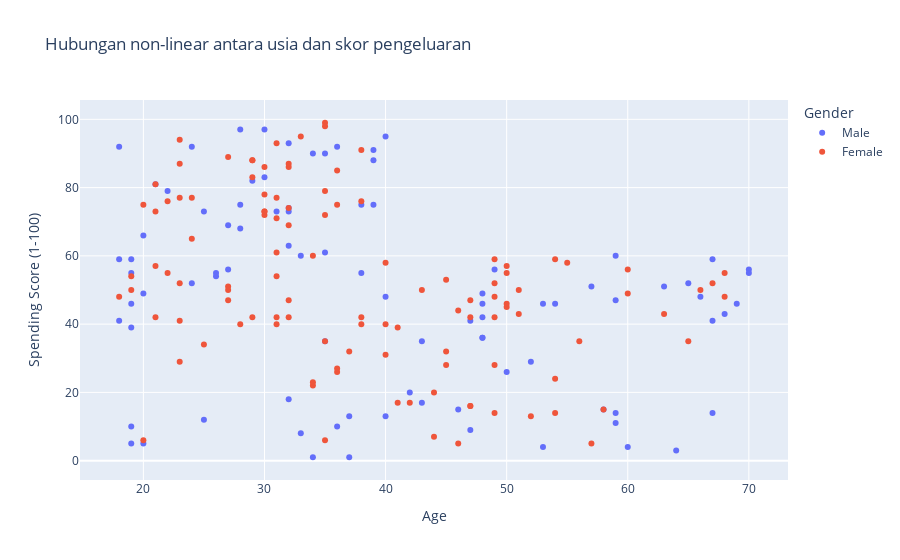

Notebook code for this chart:
### Code cell
px.scatter(customer_df, 
       x="Age", y="Spending Score (1-100)", 
       color="Gender",
       hover_name="Spending Score (1-100)",
       title="Hubungan non-linear antara usia dan skor pengeluaran")

### Figure 1 — Plotly figure (JSON) as saved in the notebook; plotly's stock layout.template omitted (floating-point values rounded to 4 significant figures)
{"data": [{"hovertemplate": "<b>%{hovertext}</b><br><br>Gender=Male<br>Age=%{x}<br>Spending Score (1-100)=%{y}<extra></extra>", "hovertext": [39, 81, 3, 14, 13, 79, 66, 29, 35, 73, 73, 82, 61, 4, 4, 92, 92, 36, 60, 60, 41, 46, 46, 56, 55, 51, 59, 59, 55, 47, 54, 48, 51, 55, 41, 46, 41, 49, 52, 42, 49, 59, 55, 56, 46, 43, 48, 52, 46, 56, 91, 35, 95, 11, 75, 9, 75, 5, 73, 10, 93, 12, 97, 36, 90, 17, 88, 1, 1, 5, 26, 20, 63, 13, 75, 10, 92, 15, 69, 14, 90, 15, 97, 68, 8, 74, 18, 83], "legendgroup": "Male", "marker": {"color": "#636efa", "symbol": "circle"}, "mode": "markers", "name": "Male", "orientation": "v", "showlegend": true, "type": "scatter", "x": [19, 21, 64, 67, 37, 22, 20, 52, 35, 25, 31, 29, 35, 60, 53, 18, 24, 48, 33, 59, 47, 69, 53, 70, 19, 63, 18, 19, 70, 59, 26, 40, 57, 38, 67, 48, 18, 48, 24, 48, 20, 67, 26, 49, 54, 68, 66, 65, 19, 27, 39, 43, 40, 59, 38, 47, 39, 20, 32, 19, 32, 25, 28, 48, 34, 43, 39, 37, 34, 19, 50, 42, 32, 40, 28, 36, 36, 58, 27, 59, 35, 46, 30, 28, 33, 32, 32, 30], "xaxis": "x", "y": [39, 81, 3, 14, 13, 79, 66, 29, 35, 73, 73, 82, 61, 4, 4, 92, 92, 36, 60, 60, 41, 46, 46, 56, 55, 51, 59, 59, 55, 47, 54, 48, 51, 55, 41, 46, 41, 49, 52, 42, 49, 59, 55, 56, 46, 43, 48, 52, 46, 56, 91, 35, 95, 11, 75, 9, 75, 5, 73, 10, 93, 12, 97, 36, 90, 17, 88, 1, 1, 5, 26, 20, 63, 13, 75, 10, 92, 15, 69, 14, 90, 15, 97, 68, 8, 74, 18, 83], "yaxis": "y"}, {"hovertemplate": "<b>%{hovertext}</b><br><br>Gender=Female<br>Age=%{x}<br>Spending Score (1-100)=%{y}<extra></extra>", "hovertext": [6, 77, 40, 76, 6, 94, 72, 99, 15, 77, 35, 98, 5, 14, 32, 31, 87, 73, 14, 81, 17, 73, 26, 75, 35, 61, 28, 65, 55, 47, 42, 42, 52, 54, 45, 50, 51, 52, 59, 50, 48, 47, 42, 49, 56, 53, 52, 42, 44, 57, 58, 55, 60, 46, 55, 40, 42, 47, 50, 41, 48, 42, 50, 54, 42, 48, 50, 43, 59, 43, 57, 40, 58, 29, 77, 34, 71, 88, 7, 72, 5, 40, 87, 74, 22, 20, 76, 16, 89, 78, 73, 35, 83, 93, 75, 95, 27, 13, 86, 32, 86, 88, 39, 24, 17, 85, 23, 69, 91, 16, 79, 28], "legendgroup": "Female", "marker": {"color": "#EF553B", "symbol": "circle"}, "mode": "markers", "name": "Female", "orientation": "v", "showlegend": true, "type": "scatter", "x": [20, 23, 31, 22, 35, 23, 30, 35, 58, 24, 35, 35, 46, 54, 45, 40, 23, 21, 49, 21, 42, 30, 36, 20, 65, 31, 49, 24, 50, 27, 29, 31, 49, 31, 50, 51, 27, 67, 54, 43, 68, 32, 47, 60, 60, 45, 23, 49, 46, 21, 55, 22, 34, 50, 68, 40, 32, 47, 27, 23, 49, 21, 66, 19, 38, 18, 19, 63, 49, 51, 50, 38, 40, 23, 31, 25, 31, 29, 44, 35, 57, 28, 32, 32, 34, 44, 38, 47, 27, 30, 30, 56, 29, 31, 36, 33, 36, 52, 30, 37, 32, 29, 41, 54, 41, 36, 34, 32, 38, 47, 35, 45], "xaxis": "x", "y": [6, 77, 40, 76, 6, 94, 72, 99, 15, 77, 35, 98, 5, 14, 32, 31, 87, 73, 14, 81, 17, 73, 26, 75, 35, 61, 28, 65, 55, 47, 42, 42, 52, 54, 45, 50, 51, 52, 59, 50, 48, 47, 42, 49, 56, 53, 52, 42, 44, 57, 58, 55, 60, 46, 55, 40, 42, 47, 50, 41, 48, 42, 50, 54, 42, 48, 50, 43, 59, 43, 57, 40, 58, 29, 77, 34, 71, 88, 7, 72, 5, 40, 87, 74, 22, 20, 76, 16, 89, 78, 73, 35, 83, 93, 75, 95, 27, 13, 86, 32, 86, 88, 39, 24, 17, 85, 23, 69, 91, 16, 79, 28], "yaxis": "y"}], "layout": {"legend": {"title": {"text": "Gender"}, "tracegroupgap": 0}, "title": {"text": "Hubungan non-linear antara usia dan skor pengeluaran"}, "xaxis": {"anchor": "y", "domain": [0, 1], "title": {"text": "Age"}}, "yaxis": {"anchor": "x", "domain": [0, 1], "title": {"text": "Spending Score (1-100)"}}}}
